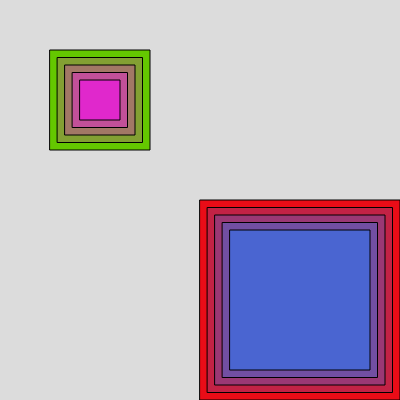
Frame 1 (no input)
Frame 60 (no input): identical to frame 1, image omitted
Frame 120 (the mouse pressed at the canvas centre since frame 60): identical to frame 1, image omitted

The p5.js sketch that drew this single still picture (run headless with seeded random() and noise() and a simulated clock; from frame 60 on, the mouse is pressed at the canvas centre):

// p5.js sketch
// ── sketch.js
function setup() { 
  createCanvas(400, 400);
  rectMode(CENTER);
} 

function draw() { 
  background(220);
  drawCoolThing(100,100,100,color(100,200,0),color(255,0,255));
  drawCoolThing(300,300,200,color(234,12,23),color(34,123,255));
}

function drawCoolThing(x,y,startingSize,fromColor,toColor){
  for(var i=0; i<5; i++){
    var interA = lerpColor(fromColor, toColor, i*0.2);
    fill(interA);
    rect(x,y,startingSize - (i*15), startingSize - (i*15));
  }
}
